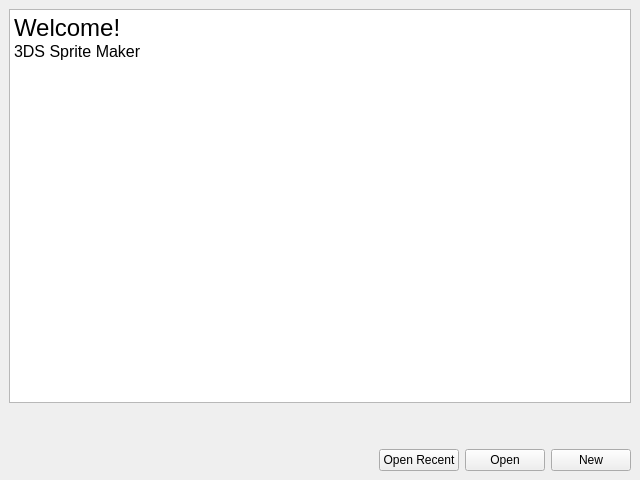
<?xml version="1.0" encoding="UTF-8"?>
<ui version="4.0">
 <class>MainWindow</class>
 <widget class="QMainWindow" name="MainWindow">
  <property name="geometry">
   <rect>
    <x>0</x>
    <y>0</y>
    <width>640</width>
    <height>480</height>
   </rect>
  </property>
  <property name="windowTitle">
   <string>Main Window</string>
  </property>
  <widget class="QWidget" name="centralwidget">
   <layout class="QVBoxLayout" name="verticalLayout">
    <item>
     <widget class="QTextBrowser" name="textBrowser">
      <property name="html">
       <string>&lt;!DOCTYPE HTML PUBLIC &quot;-//W3C//DTD HTML 4.0//EN&quot; &quot;http://www.w3.org/TR/REC-html40/strict.dtd&quot;&gt;
&lt;html&gt;&lt;head&gt;&lt;meta name=&quot;qrichtext&quot; content=&quot;1&quot; /&gt;&lt;meta charset=&quot;utf-8&quot; /&gt;&lt;style type=&quot;text/css&quot;&gt;
p, li { white-space: pre-wrap; }
hr { height: 1px; border-width: 0; }
li.unchecked::marker { content: &quot;\2610&quot;; }
li.checked::marker { content: &quot;\2612&quot;; }
&lt;/style&gt;&lt;/head&gt;&lt;body style=&quot; font-family:'Noto Sans'; font-size:10pt; font-weight:400; font-style:normal;&quot;&gt;
&lt;p style=&quot; margin-top:0px; margin-bottom:0px; margin-left:0px; margin-right:0px; -qt-block-indent:0; text-indent:0px;&quot;&gt;&lt;span style=&quot; font-size:18pt;&quot;&gt;Welcome!&lt;/span&gt;&lt;/p&gt;
&lt;p style=&quot; margin-top:0px; margin-bottom:0px; margin-left:0px; margin-right:0px; -qt-block-indent:0; text-indent:0px;&quot;&gt;&lt;span style=&quot; font-size:12pt;&quot;&gt;3DS Sprite Maker&lt;/span&gt;&lt;/p&gt;&lt;/body&gt;&lt;/html&gt;</string>
      </property>
     </widget>
    </item>
    <item>
     <spacer name="verticalSpacer">
      <property name="orientation">
       <enum>Qt::Orientation::Vertical</enum>
      </property>
      <property name="sizeType">
       <enum>QSizePolicy::Policy::Minimum</enum>
      </property>
      <property name="sizeHint" stdset="0">
       <size>
        <width>20</width>
        <height>40</height>
       </size>
      </property>
     </spacer>
    </item>
    <item>
     <layout class="QHBoxLayout" name="horizontalLayout">
      <item>
       <spacer name="horizontalSpacer">
        <property name="orientation">
         <enum>Qt::Orientation::Horizontal</enum>
        </property>
        <property name="sizeHint" stdset="0">
         <size>
          <width>40</width>
          <height>20</height>
         </size>
        </property>
       </spacer>
      </item>
      <item>
       <widget class="QPushButton" name="pushButton_3">
        <property name="text">
         <string>Open Recent</string>
        </property>
       </widget>
      </item>
      <item>
       <widget class="QPushButton" name="pushButton_2">
        <property name="text">
         <string>Open</string>
        </property>
       </widget>
      </item>
      <item>
       <widget class="QPushButton" name="pushButton">
        <property name="text">
         <string>New</string>
        </property>
       </widget>
      </item>
     </layout>
    </item>
   </layout>
  </widget>
 </widget>
 <resources>
  <include location="../example.qrc"/>
 </resources>
 <connections/>
</ui>
